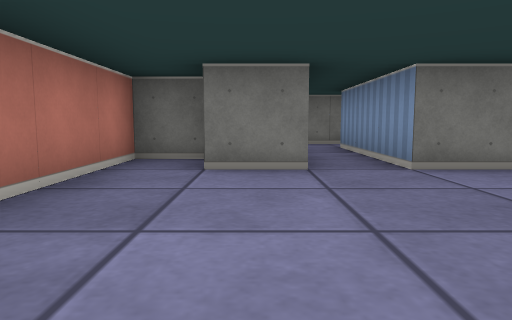
[1] (above)

18 first-person views from a walk through a cub3D level. The camera is about half as high as the walls, tilts 6° down and sees 70° across. The floor is counted in squares. Each view is taken from the middle of a square. On the plan, view 1 faces up. The plan holds only what a view shows up to about 9 squares ahead; the rest is blank. The place goes on beyond the plan.

[2]
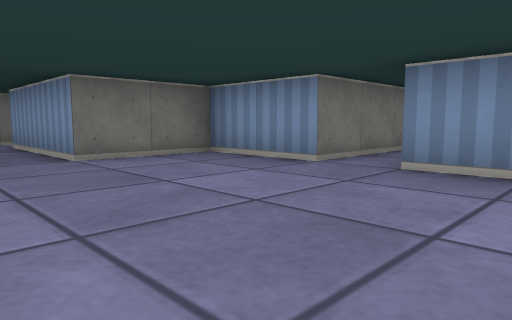

[3]
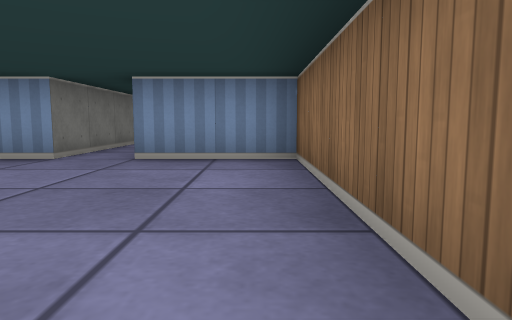

[4]
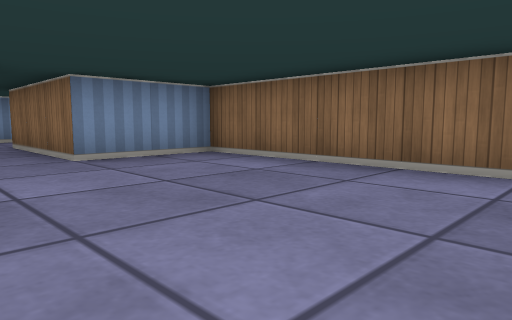

[5]
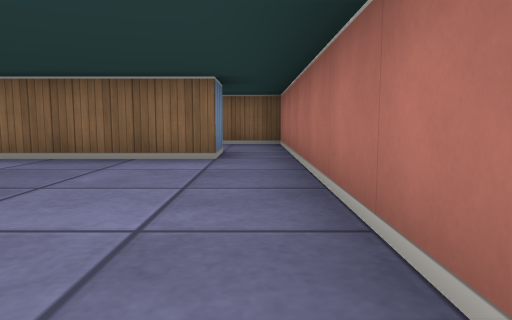

[6]
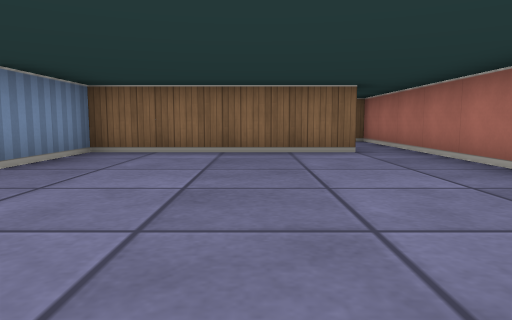

[7]
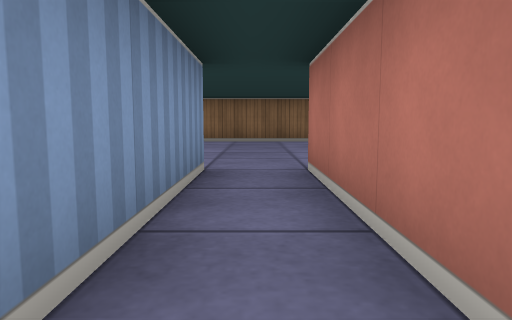

[8]
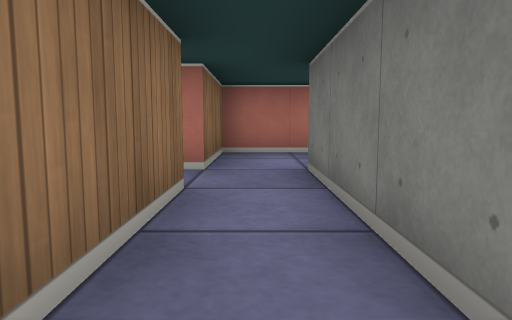

[9]
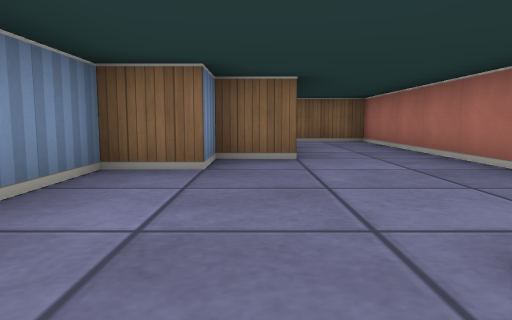

[10]
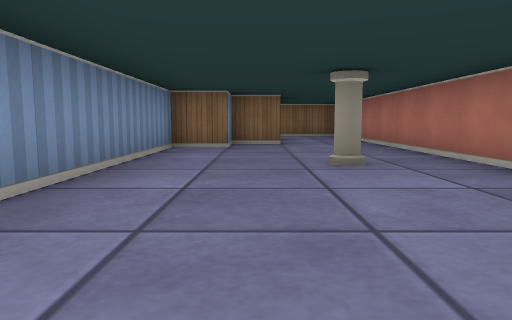

[11]
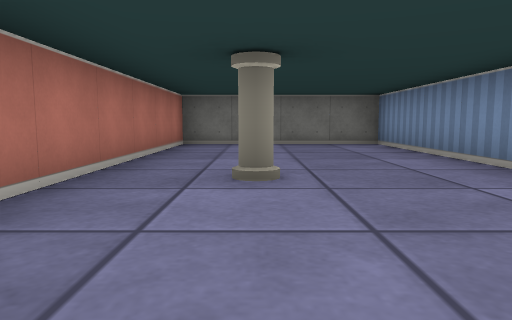

[12]
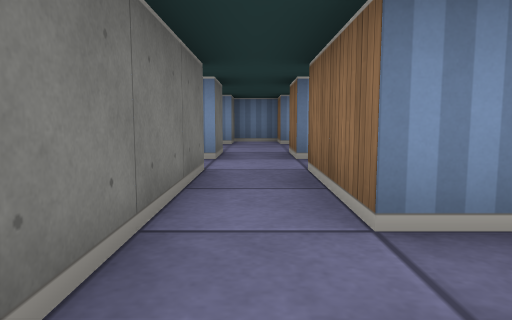

[13]
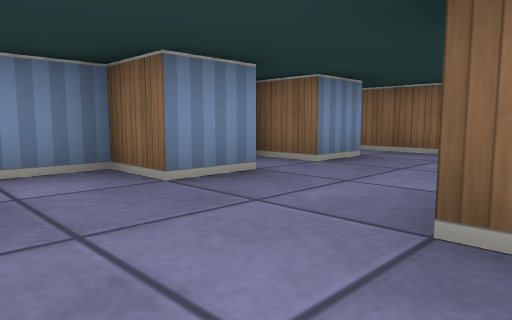

[14]
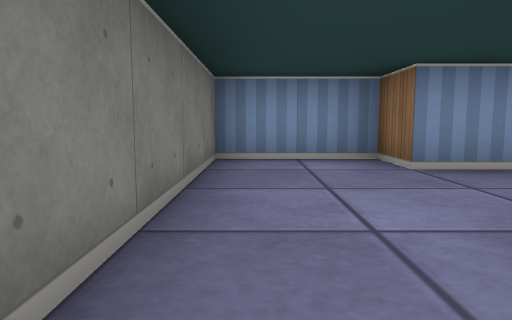

[15]
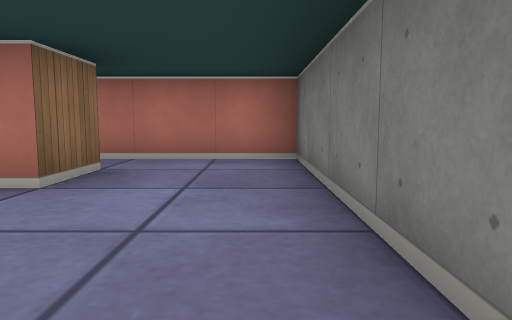

[16]
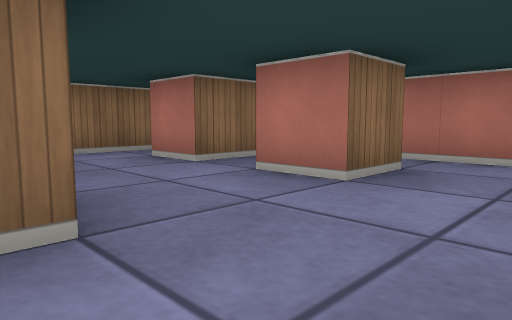

[17]
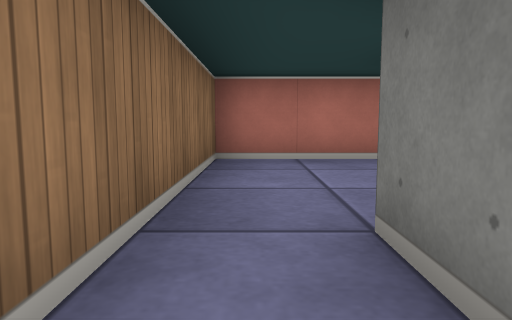

[18]
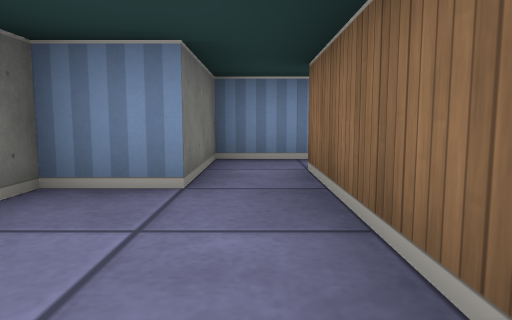

### Floor plan
Ten units are one square. View 1 is at (0, 0); x grows to the right and y downward. Boxes are objects, and circles mark ways between rooms. Rooms are numbered by the first view taken in them; rooms with no view inside come last. Other rooms are left out.
<svg viewBox="-20 -190 110 243">
<path fill="none" stroke="#000" d="M-5 15 35 15 35 -5 65 -5M-6 -45 -15 -45 -15 15M5 -65 5 -35 -5 -35M65 -15 35 -15 35 -35 15 -35 15 -65M4 -105 15 -105 15 -115 25 -115 25 -185 -15 -185 -15 -65 5 -65M35 -75 5 -75M15 -65 35 -65M44 -85 55 -85 55 -75 45 -75M45 -65 55 -65 55 -55M75 -54 75 -65 85 -65 85 -75 75 -75 75 -85 85 -85 85 -105 35 -105 35 -80M49 -45 81 -45M-5 25 -5 15M-15 15 -15 45 25 45M35 48 35 35 15 35 15 25 10 25"/>
<rect x="-5" y="-145" width="10" height="10" fill="#bbb"><title>pillar</title></rect>
<circle cx="10" cy="-70" r="3" fill="#2a7"/>
<circle cx="-10" cy="20" r="3" fill="#2a7"/>
<circle cx="25" cy="-70" r="3" fill="#2a7"/>
<text x="10" y="-10">1</text>
<text x="0" y="-130">2</text>
<text x="60" y="-80">3</text>
<text x="0" y="30">4</text>
</svg>
Room 1 opens to room 2. Room 1 opens to room 4. Room 2 opens to room 3.

Where each view was taken, in squares from view 1:
view 1: 0 up, 0 right, facing up
view 2: 1 down, 0 right, facing up-right
view 3: 1 down, 1 left, facing right
view 4: 2 up, 1 left, facing down-right
view 5: 3 up, 1 left, facing down
view 6: 4 up, 1 right, facing down
view 7: 7 up, 1 right, facing down
view 8: 7 up, 4 right, facing left
view 9: 15 up, 1 right, facing down
view 10: 18 up, 1 right, facing down
view 11: 11 up, 0 right, facing up
view 12: 7 up, 0 right, facing right
view 13: 10 up, 5 right, facing down-right
view 14: 10 up, 4 right, facing right
view 15: 10 up, 8 right, facing left
view 16: 10 up, 8 right, facing down-left
view 17: 4 down, 3 right, facing left
view 18: 4 down, 1 left, facing right
